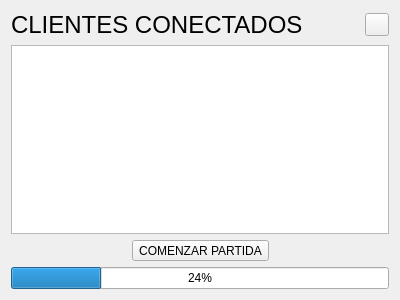
<?xml version="1.0" encoding="UTF-8"?>
<ui version="4.0">
 <class>interfaz_servidor</class>
 <widget class="QWidget" name="interfaz_servidor">
  <property name="geometry">
   <rect>
    <x>0</x>
    <y>0</y>
    <width>400</width>
    <height>300</height>
   </rect>
  </property>
  <property name="windowTitle">
   <string>Form</string>
  </property>
  <layout class="QVBoxLayout" name="verticalLayout">
   <item>
    <layout class="QVBoxLayout" name="verticalLayout_2">
     <item>
      <layout class="QHBoxLayout" name="horizontalLayout">
       <item>
        <widget class="QLabel" name="label">
         <property name="sizePolicy">
          <sizepolicy hsizetype="Fixed" vsizetype="Preferred">
           <horstretch>0</horstretch>
           <verstretch>0</verstretch>
          </sizepolicy>
         </property>
         <property name="font">
          <font>
           <family>Ubuntu</family>
           <pointsize>18</pointsize>
          </font>
         </property>
         <property name="text">
          <string>CLIENTES CONECTADOS</string>
         </property>
        </widget>
       </item>
       <item>
        <spacer name="horizontalSpacer">
         <property name="orientation">
          <enum>Qt::Horizontal</enum>
         </property>
         <property name="sizeHint" stdset="0">
          <size>
           <width>40</width>
           <height>20</height>
          </size>
         </property>
        </spacer>
       </item>
       <item>
        <widget class="QToolButton" name="ir_atras">
         <property name="statusTip">
          <string>Regresar al inicio</string>
         </property>
         <property name="text">
          <string/>
         </property>
        </widget>
       </item>
      </layout>
     </item>
     <item>
      <widget class="QListWidget" name="clientes_conectados">
       <property name="font">
        <font>
         <family>Ubuntu</family>
         <pointsize>14</pointsize>
        </font>
       </property>
      </widget>
     </item>
     <item>
      <layout class="QHBoxLayout" name="horizontalLayout_2">
       <item>
        <spacer name="horizontalSpacer_2">
         <property name="orientation">
          <enum>Qt::Horizontal</enum>
         </property>
         <property name="sizeHint" stdset="0">
          <size>
           <width>40</width>
           <height>20</height>
          </size>
         </property>
        </spacer>
       </item>
       <item>
        <widget class="QToolButton" name="comenzar_partida">
         <property name="statusTip">
          <string>Comenzar la partida con los jugadores actuales</string>
         </property>
         <property name="text">
          <string>COMENZAR PARTIDA</string>
         </property>
        </widget>
       </item>
       <item>
        <spacer name="horizontalSpacer_3">
         <property name="orientation">
          <enum>Qt::Horizontal</enum>
         </property>
         <property name="sizeHint" stdset="0">
          <size>
           <width>40</width>
           <height>20</height>
          </size>
         </property>
        </spacer>
       </item>
      </layout>
     </item>
     <item>
      <widget class="QProgressBar" name="progressBar">
       <property name="value">
        <number>24</number>
       </property>
      </widget>
     </item>
    </layout>
   </item>
  </layout>
 </widget>
 <resources/>
 <connections/>
</ui>
